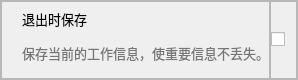
            <widget class="QFrame" name="frame_2">
             <property name="minimumSize">
              <size>
               <width>0</width>
               <height>80</height>
              </size>
             </property>
             <property name="maximumSize">
              <size>
               <width>16777215</width>
               <height>80</height>
              </size>
             </property>
             <property name="font">
              <font>
               <pointsize>10</pointsize>
              </font>
             </property>
             <property name="frameShape">
              <enum>QFrame::StyledPanel</enum>
             </property>
             <property name="frameShadow">
              <enum>QFrame::Raised</enum>
             </property>
             <layout class="QHBoxLayout" name="horizontalLayout_4">
              <property name="spacing">
               <number>0</number>
              </property>
              <property name="leftMargin">
               <number>0</number>
              </property>
              <property name="topMargin">
               <number>0</number>
              </property>
              <property name="rightMargin">
               <number>0</number>
              </property>
              <property name="bottomMargin">
               <number>0</number>
              </property>
              <item>
               <widget class="QFrame" name="frame_3">
                <property name="font">
                 <font>
                  <pointsize>10</pointsize>
                 </font>
                </property>
                <property name="frameShape">
                 <enum>QFrame::StyledPanel</enum>
                </property>
                <property name="frameShadow">
                 <enum>QFrame::Raised</enum>
                </property>
                <layout class="QVBoxLayout" name="verticalLayout_7">
                 <property name="spacing">
                  <number>0</number>
                 </property>
                 <property name="leftMargin">
                  <number>20</number>
                 </property>
                 <property name="topMargin">
                  <number>0</number>
                 </property>
                 <property name="rightMargin">
                  <number>0</number>
                 </property>
                 <item>
                  <widget class="QLabel" name="label">
                   <property name="font">
                    <font>
                     <family>微软雅黑</family>
                     <pointsize>10</pointsize>
                    </font>
                   </property>
                   <property name="text">
                    <string>退出时保存</string>
                   </property>
                   <property name="wordWrap">
                    <bool>true</bool>
                   </property>
                  </widget>
                 </item>
                 <item>
                  <widget class="QLabel" name="label_2">
                   <property name="font">
                    <font>
                     <family>微软雅黑</family>
                     <pointsize>10</pointsize>
                    </font>
                   </property>
                   <property name="layoutDirection">
                    <enum>Qt::LeftToRight</enum>
                   </property>
                   <property name="styleSheet">
                    <string notr="true">color: rgb(118, 118, 118);</string>
                   </property>
                   <property name="text">
                    <string>保存当前的工作信息，使重要信息不丢失。</string>
                   </property>
                  </widget>
                 </item>
                </layout>
               </widget>
              </item>
              <item>
               <widget class="QFrame" name="frame_4">
                <property name="maximumSize">
                 <size>
                  <width>45</width>
                  <height>16777215</height>
                 </size>
                </property>
                <property name="font">
                 <font>
                  <pointsize>10</pointsize>
                 </font>
                </property>
                <property name="frameShape">
                 <enum>QFrame::StyledPanel</enum>
                </property>
                <property name="frameShadow">
                 <enum>QFrame::Raised</enum>
                </property>
                <layout class="QHBoxLayout" name="horizontalLayout_5">
                 <property name="spacing">
                  <number>0</number>
                 </property>
                 <property name="leftMargin">
                  <number>0</number>
                 </property>
                 <property name="topMargin">
                  <number>0</number>
                 </property>
                 <property name="rightMargin">
                  <number>0</number>
                 </property>
                 <property name="bottomMargin">
                  <number>0</number>
                 </property>
                 <item>
                  <widget class="QCheckBox" name="quit_save">
                   <property name="minimumSize">
                    <size>
                     <width>25</width>
                     <height>25</height>
                    </size>
                   </property>
                   <property name="maximumSize">
                    <size>
                     <width>25</width>
                     <height>25</height>
                    </size>
                   </property>
                   <property name="font">
                    <font>
                     <pointsize>10</pointsize>
                    </font>
                   </property>
                   <property name="text">
                    <string/>
                   </property>
                  </widget>
                 </item>
                </layout>
               </widget>
              </item>
             </layout>
            </widget>
